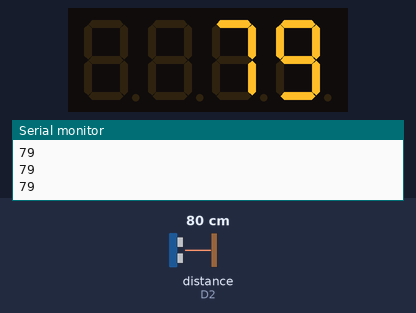
The sketch below on a simulated ESP8266 (NodeMCU). On the bench: 4-digit seven-segment display, the last lines printed to the serial monitor. Wiring (inferred from the names in the program): ultrasonic range finder: trigger D1; echo D2. Inputs (shaded band) come from the test bench; at power-on: distance to the obstacle (sensor on D2) 80 cm. The echo pulse lasts 58.3 µs per cm.

Above: at 1.2 s.
1.3 s: distance to the obstacle (sensor on D2) set to 2 cm
At 2.0 s:
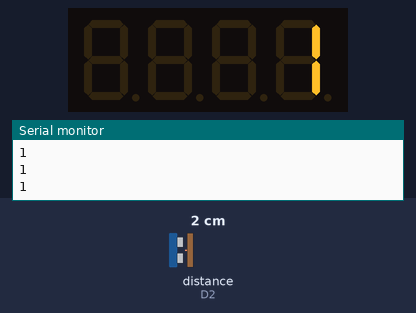
2.9 s: distance to the obstacle (sensor on D2) set to 4 cm
At 3.8 s:
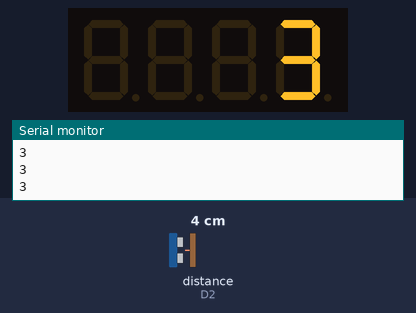
5.9 s: distance to the obstacle (sensor on D2) set to 9 cm
At 6.5 s:
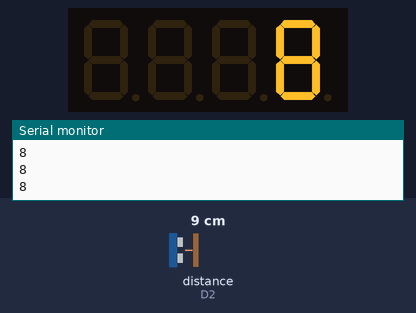
Timing chart, 0 to 8.5 s (numbered marks = the images above; inputs shaded):
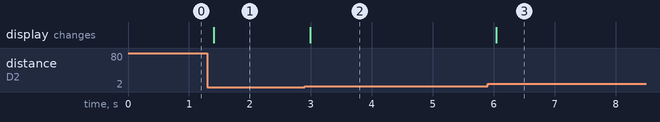

The sketch:

meteran.ino
```cpp
#include <ESP8266WiFi.h>
#include <WiFiClient.h>
#include <ESP8266WebServer.h>
#include <TM1637Display.h>
#define CLK 2 //D4
#define DIO 0 //D3
const int trigPin = D1;
const int echoPin = D2;
unsigned int angka;
long duration;
int distance;
TM1637Display display(CLK, DIO);
ESP8266WebServer server(80);
void setup() {
  display.setBrightness(0x0f);
  pinMode(trigPin, OUTPUT);
  pinMode(echoPin, INPUT);
  Serial.begin(9600);
  WiFi.softAP("NAYLATOOLS", "naylatools");

  IPAddress myIP = WiFi.softAPIP();
  Serial.print("Alamat IP: ");
  Serial.println(myIP);
  server.on("/", html);
  server.on("/data", data);
  server.begin();
  Serial.println("HTTP server started");
}
void html(){
  String html = "";
  html += "<!DOCTYPE html>";
  html += "<html lang='en'>";
  html += "<head>";
  html += "<meta charset='UTF-8'>";
  html += "<meta name='viewport' content='width=device-width, initial-scale=1.0'>";
  html += "<title>Meteran</title>";
  html += "</head>";
  html += "<body>";
  html += "<h1 id='jarak'></h1>";
  html += "<script>";
  html += "setInterval(";
  html += "function() {";
  html += "var xhttp = new XMLHttpRequest();";
  html += "xhttp.onreadystatechange = function() {";
  html += "if (this.readyState == 4 && this.status == 200) {";
  html += "document.getElementById('jarak').innerHTML = this.responseText;";
  html += "}";
  html += "};";
  html += "xhttp.open('GET', '/data', true);";
  html += "xhttp.send();";
  html += "}, 100";
  html += ");";
  html += "</script>";
  html += "</body>";
  html += "</html>";
  server.send(200, "text/html", html);
}

void data(){
  digitalWrite(trigPin, LOW);
  delayMicroseconds(2);
  digitalWrite(trigPin, HIGH);
  delayMicroseconds(10);
  digitalWrite(trigPin, LOW);
  duration = pulseIn(echoPin, HIGH);
  distance= duration*0.034/2;
  Serial.print("Jarak: ");
  Serial.println(distance);
  server.send(200, "text/html", String(distance));
}

void loop() {
  digitalWrite(trigPin, LOW);
  delayMicroseconds(2);
  digitalWrite(trigPin, HIGH);
  delayMicroseconds(10);
  digitalWrite(trigPin, LOW);
  duration = pulseIn(echoPin, HIGH);
  distance= duration*0.034/2;
  Serial.println(distance);
  display.showNumberDec(distance);
  server.handleClient();
  delay(100);
}
```

Measured:
- after the input at 1.3 s, the display: changes after 0.11 s (image 1)
- after the input at 2.9 s, the display: changes after 0.09 s (image 2)
- after the input at 5.9 s, the display: changes after 0.14 s (image 3)
